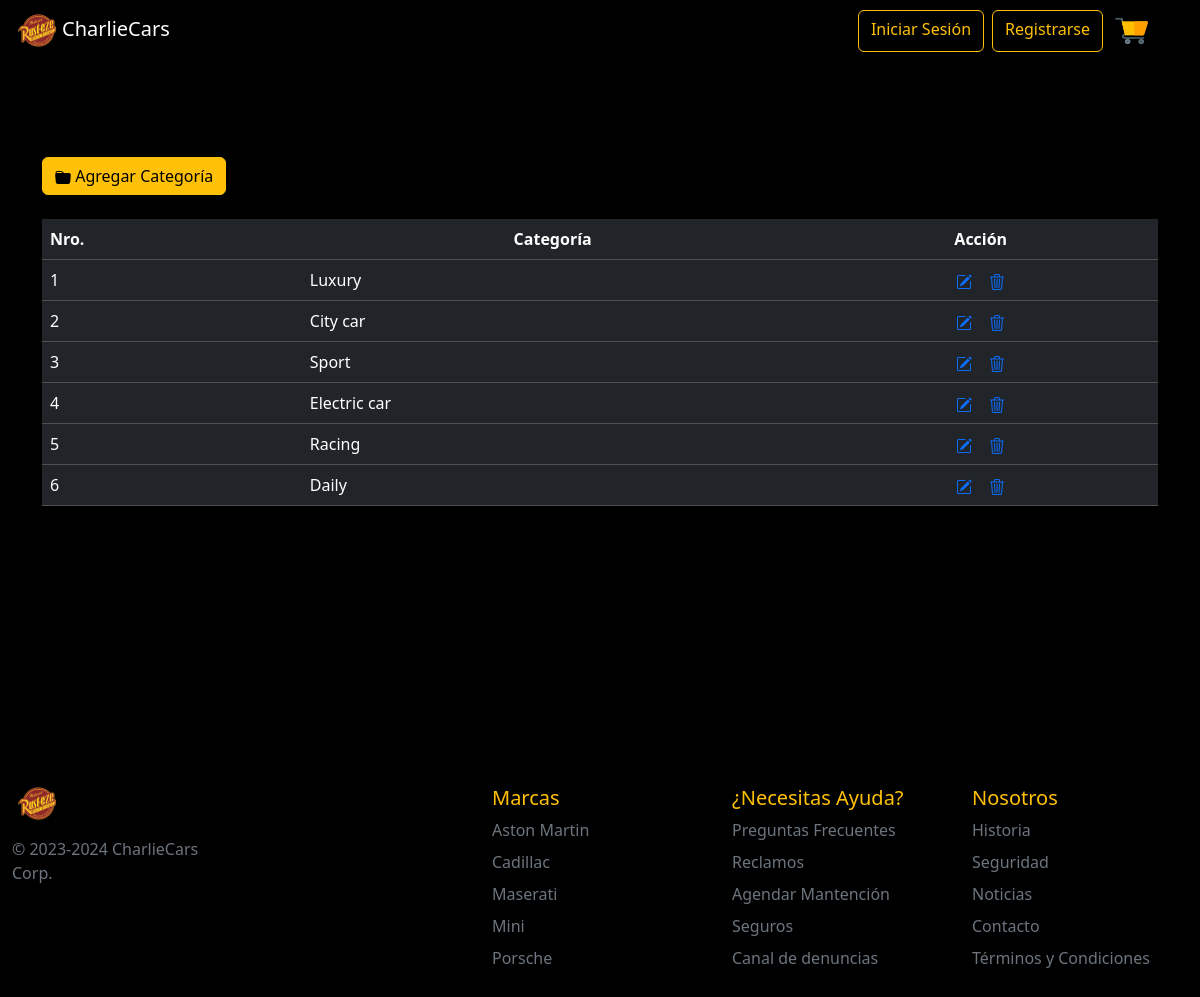
Page /categorias/ on the committed database.
### vehiculos/models.py (models this page shows, shortened)
class Category(models.Model):
  category_name = models.CharField(max_length=50)
  class Meta:
    verbose_name_plural = 'categories'

### CharlieCars/views.py (the view)
# urls.py: path('categorias/', views.categorias, name="categorias"),
def categorias(request):
  return render(request, 'panel/categorias.html')

### vehiculos/context_processors.py (called while the page is built)
def get_categories(request):
  categorias = Category.objects.all()
  return dict(categorias=categorias)

### templates/panel/categorias.html (shortened to what this page needs)
{% extends 'base.html' %}
{% block content %}
  <br/><br/><br/><br/>
  <div class="container">
    <div class="d-flex justify-content-betwen">
      <a href="{% url 'agregar_categoria' %}" class="btn btn-warning">
        Agregar Categoría
      </a>
    </div>
    <br/>
    <table class="table table-stripe table-hover table-dark">
        <thead>
            <tr>
              <th>Nro.</th>
              <th class="text-center">Categoría</th>
              <th class="text-center">Acción</th>
            </tr>
        </thead>
        <tbody>
          {% for categoria in categorias %}
            <tr>
              <td>{{ forloop.counter }}</td>
              <td>
                <div class="item-desc-1">
                    <span>{{ categoria.category_name }}</span>
                </div>
              </td>
              <td class="text-center">
                <a href="{% url 'editar_categoria' categoria.id %}"></a>
                <a href="{% url 'eliminar_categoria' categoria.id %}"></i></a>
              </td>
            </tr>
          {% endfor %}
        </tbody>
    </table>
  </div>
  <br/><br/><br/><br/><br/><br/><br/><br/><br/>
{% endblock %}

### CharlieCars/static/css/style.css (style rules this page uses)
* { scrollbar-color: #b99f48 black !important; scrollbar-width: thin; }

### rows in the picture
Category: category_name "Luxury"
Category: category_name "City car"
Category: category_name "Sport"
Category: category_name "Electric car"
Category: category_name "Racing"
Category: category_name "Daily"
